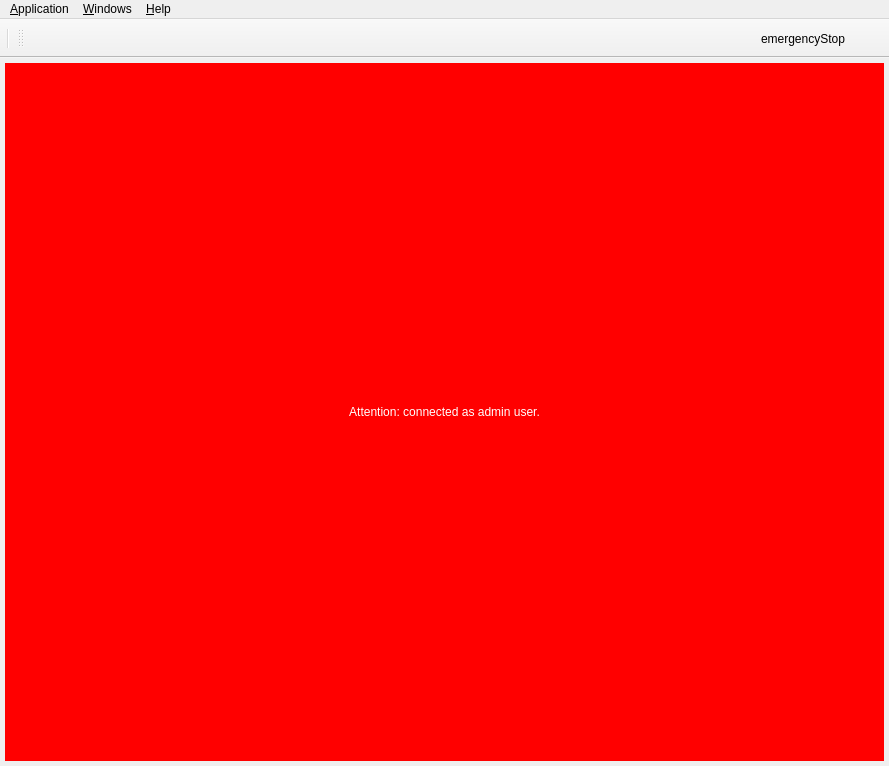
<?xml version="1.0" encoding="UTF-8"?>
<ui version="4.0">
 <class>MainWindow</class>
 <widget class="QMainWindow" name="MainWindow">
  <property name="geometry">
   <rect>
    <x>0</x>
    <y>0</y>
    <width>889</width>
    <height>766</height>
   </rect>
  </property>
  <property name="toolButtonStyle">
   <enum>Qt::ToolButtonIconOnly</enum>
  </property>
  <widget class="QWidget" name="centralWidget">
   <layout class="QHBoxLayout" name="horizontalLayout">
    <property name="leftMargin">
     <number>5</number>
    </property>
    <property name="topMargin">
     <number>5</number>
    </property>
    <property name="rightMargin">
     <number>5</number>
    </property>
    <property name="bottomMargin">
     <number>5</number>
    </property>
    <item>
     <layout class="QVBoxLayout" name="centralLayout">
      <item>
       <widget class="QLabel" name="adminLabel">
        <property name="styleSheet">
         <string notr="true">background-color: red;
         color: white;</string>
        </property>
        <property name="text">
         <string>Attention: connected as admin user.</string>
        </property>
        <property name="alignment">
         <set>Qt::AlignCenter</set>
        </property>
       </widget>
      </item>
     </layout>
    </item>
   </layout>
  </widget>
  <widget class="QMenuBar" name="menubar">
   <property name="geometry">
    <rect>
     <x>0</x>
     <y>0</y>
     <width>889</width>
     <height>22</height>
    </rect>
   </property>
   <widget class="QMenu" name="menuWindows">
    <property name="title">
     <string>&amp;Windows</string>
    </property>
   </widget>
   <widget class="QMenu" name="menuHelp">
    <property name="title">
     <string>&amp;Help</string>
    </property>
    <addaction name="actionNicosHelp"/>
    <addaction name="actionNicosDocu"/>
    <addaction name="separator"/>
    <addaction name="actionDebugConsole"/>
    <addaction name="separator"/>
    <addaction name="actionAbout"/>
   </widget>
   <widget class="QMenu" name="menuFile">
    <property name="title">
     <string>&amp;Application</string>
    </property>
    <addaction name="actionConnect"/>
    <addaction name="actionViewOnly"/>
    <addaction name="actionExpert"/>
    <addaction name="separator"/>
    <addaction name="actionFont"/>
    <addaction name="actionColor"/>
    <addaction name="actionPreferences"/>
    <addaction name="separator"/>
    <addaction name="actionExit"/>
   </widget>
   <addaction name="menuFile"/>
   <addaction name="menuWindows"/>
   <addaction name="menuHelp"/>
  </widget>
  <widget class="QToolBar" name="toolBarMain">
   <property name="sizePolicy">
    <sizepolicy hsizetype="Fixed" vsizetype="Fixed">
     <horstretch>0</horstretch>
     <verstretch>0</verstretch>
    </sizepolicy>
   </property>
   <property name="windowTitle">
    <string>Connection</string>
   </property>
   <property name="layoutDirection">
    <enum>Qt::LeftToRight</enum>
   </property>
   <property name="movable">
    <bool>false</bool>
   </property>
   <property name="toolButtonStyle">
    <enum>Qt::ToolButtonTextBesideIcon</enum>
   </property>
   <attribute name="toolBarArea">
    <enum>TopToolBarArea</enum>
   </attribute>
   <attribute name="toolBarBreak">
    <bool>false</bool>
   </attribute>
   <addaction name="separator"/>
   <widget class="QWidget" name="toolBarLabels">
    <layout class="QVBoxLayout" name="toolBarLabels_layout">
     <item>
      <widget class="QWidget" name="toolBarRow1">
       <layout class="QHBoxLayout" name="row1_layout">
       </layout>
      </widget>
     </item>
     <item>
      <widget class="QWidget" name="toolBarRow2">
       <layout class="QHBoxLayout" name="row2_layout">
       </layout>
      </widget>
     </item>
    </layout>
   </widget>
  </widget>
  <widget class="QToolBar" name="toolBarWindows">
   <property name="windowTitle">
    <string>Windows</string>
   </property>
   <property name="layoutDirection">
    <enum>Qt::LeftToRight</enum>
   </property>
   <property name="toolButtonStyle">
    <enum>Qt::ToolButtonTextBesideIcon</enum>
   </property>
   <attribute name="toolBarArea">
    <enum>TopToolBarArea</enum>
   </attribute>
   <attribute name="toolBarBreak">
    <bool>false</bool>
   </attribute>
  </widget>
  <widget class="QToolBar" name="toolBarRight">
   <property name="sizePolicy">
    <sizepolicy hsizetype="Minimum" vsizetype="Fixed">
     <horstretch>0</horstretch>
     <verstretch>0</verstretch>
    </sizepolicy>
   </property>
   <property name="windowTitle">
    <string>toolBar</string>
   </property>
   <property name="layoutDirection">
    <enum>Qt::RightToLeft</enum>
   </property>
   <property name="movable">
    <bool>false</bool>
   </property>
   <attribute name="toolBarArea">
    <enum>TopToolBarArea</enum>
   </attribute>
   <attribute name="toolBarBreak">
    <bool>false</bool>
   </attribute>
   <addaction name="actionUser"/>
   <addaction name="actionEmergencyStop"/>
  </widget>
  <action name="actionConnect">
   <property name="checkable">
    <bool>false</bool>
   </property>
   <property name="enabled">
    <bool>true</bool>
   </property>
   <property name="icon">
    <iconset resource="../../../resources/nicos-gui.qrc">
     <normaloff>:/connect</normaloff>
     <normalon>:/disconnect</normalon>:/connect</iconset>
   </property>
   <property name="text">
    <string>&amp;Connect to server...</string>
   </property>
   <property name="iconText">
    <string>Connect</string>
   </property>
   <property name="toolTip">
    <string>Establish or break connection to server</string>
   </property>
   <property name="shortcut">
    <string>Ctrl+Shift+C</string>
   </property>
   <property name="iconVisibleInMenu">
    <bool>true</bool>
   </property>
  </action>
  <action name="actionExit">
   <property name="icon">
    <iconset resource="../../../resources/nicos-gui.qrc">
     <normaloff>:/quit</normaloff>:/quit</iconset>
   </property>
   <property name="text">
    <string>E&amp;xit</string>
   </property>
   <property name="toolTip">
    <string>Exit program</string>
   </property>
   <property name="shortcut">
    <string>Ctrl+Q</string>
   </property>
   <property name="menuRole">
    <enum>QAction::QuitRole</enum>
   </property>
  </action>
  <action name="actionFont">
   <property name="text">
    <string>&amp;Font...</string>
   </property>
  </action>
  <action name="actionColor">
   <property name="text">
    <string>&amp;Color...</string>
   </property>
  </action>
  <action name="actionAbout">
   <property name="text">
    <string>&amp;About...</string>
   </property>
   <property name="menuRole">
    <enum>QAction::AboutRole</enum>
   </property>
  </action>
  <action name="actionPreferences">
   <property name="text">
    <string>&amp;Preferences...</string>
   </property>
  </action>
  <action name="actionNicosHelp">
   <property name="text">
    <string>NICOS online &amp;help</string>
   </property>
  </action>
  <action name="actionNicosDocu">
   <property name="text">
    <string>Full NICOS &amp;documentation</string>
   </property>
  </action>
  <action name="actionExpert">
   <property name="checkable">
    <bool>true</bool>
   </property>
   <property name="text">
    <string>Expert mode</string>
   </property>
  </action>
  <action name="actionDebugConsole">
   <property name="text">
    <string>Debug &amp;console</string>
   </property>
  </action>
  <action name="actionViewOnly">
   <property name="checkable">
    <bool>true</bool>
   </property>
   <property name="icon">
    <iconset resource="../../../resources/nicos-gui.qrc">
     <normaloff>:/viewonly</normaloff>:/viewonly</iconset>
   </property>
   <property name="text">
    <string>View only mode</string>
   </property>
   <property name="iconText">
    <string>View</string>
   </property>
   <property name="toolTip">
    <string>Toggle view-only mode</string>
   </property>
  </action>
  <action name="actionUser">
   <property name="icon">
    <iconset resource="../../../resources/nicos-gui.qrc">
     <normaloff>:/hamburger</normaloff>:/hamburger</iconset>
   </property>
   <property name="text">
    <string/>
   </property>
   <property name="toolTip">
    <string>Settings</string>
   </property>
  </action>
  <action name="actionEmergencyStop">
   <property name="icon">
    <iconset resource="../../../resources/nicos-gui.qrc">
     <normaloff>:/emergency</normaloff>:/emergency</iconset>
   </property>
   <property name="text">
    <string> &amp;emergencyStop</string>
   </property>
   <property name="toolTip">
    <string>Immediate stop</string>
   </property>
  </action>
 </widget>
 <resources>
  <include location="../../../resources/nicos-gui.qrc"/>
 </resources>
 <connections>
  <connection>
   <sender>actionExit</sender>
   <signal>triggered()</signal>
   <receiver>MainWindow</receiver>
   <slot>close()</slot>
   <hints>
    <hint type="sourcelabel">
     <x>-1</x>
     <y>-1</y>
    </hint>
    <hint type="destinationlabel">
     <x>315</x>
     <y>326</y>
    </hint>
   </hints>
  </connection>
 </connections>
</ui>
